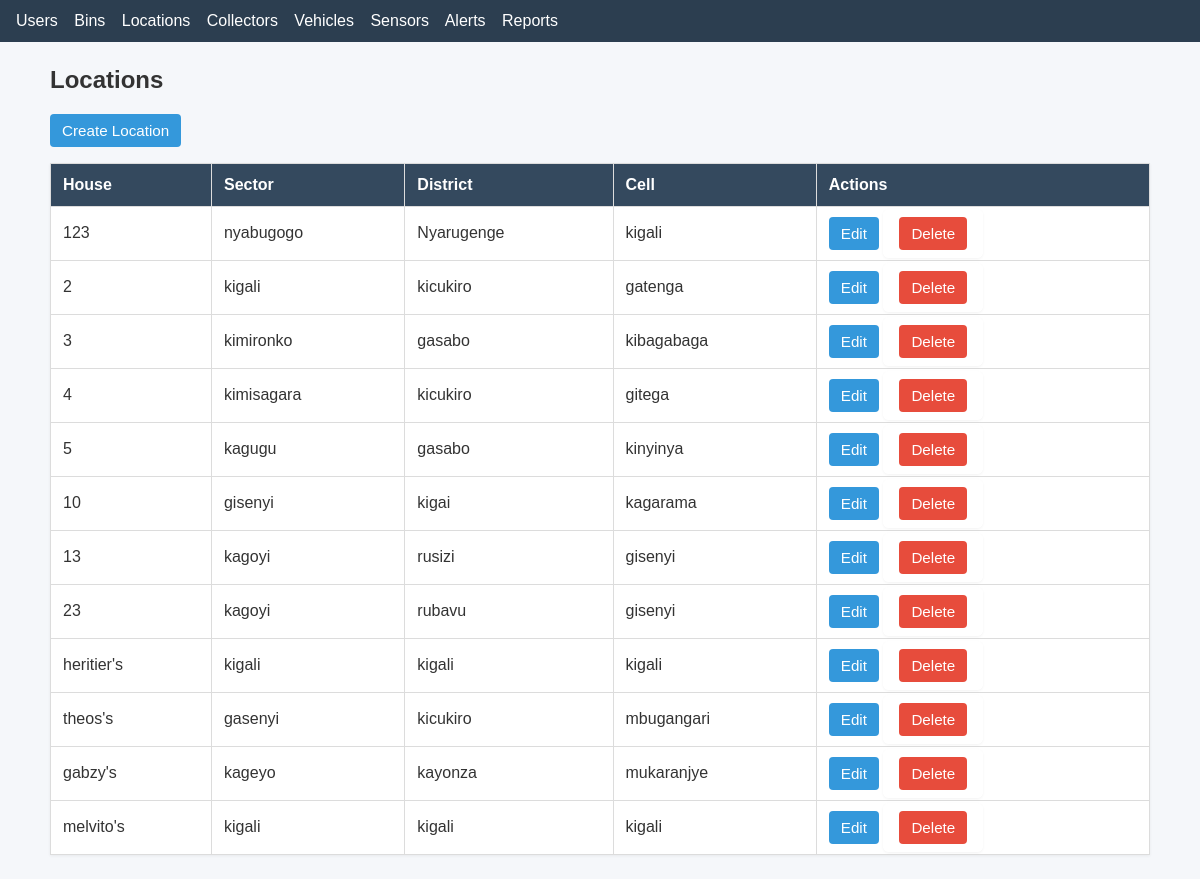
Page /locations/ on the committed database.
### stwms/models.py (models this page shows, shortened)
class Location(models.Model):
    house= models.CharField(max_length=10, primary_key=True)
    sector = models.CharField(max_length=20)
    district = models.CharField(max_length=20)
    cell = models.CharField(max_length=20)

### stwms/views.py (the view)
# urls.py: path('locations/', views.location_list, name='location_list'),
def location_list(request):
    locations = Location.objects.all()
    return render(request, "location/location_list.html", {"locations": locations})

### stwms/templates/location/location_list.html
{% extends "base.html" %}
{% block content %}
<h2>Locations</h2>
<p><a class="btn" href="{% url 'stwms:location_create' %}">Create Location</a></p>
<table>
    <thead>
        <tr><th>House</th><th>Sector</th><th>District</th><th>Cell</th><th>Actions</th></tr>
    </thead>
    <tbody>
    {% for location in locations %}
        <tr>
            <td>{{ location.house }}</td>
            <td>{{ location.sector }}</td>
            <td>{{ location.district }}</td>
            <td>{{ location.cell }}</td>
            <td>
                <a class="btn" href="{% url 'stwms:location_update' location.pk %}">Edit</a>
                <form style="display:inline" method="post" action="{% url 'stwms:location_delete' location.pk %}">{% csrf_token %}
                    <button class="btn btn-danger" type="submit">Delete</button>
                </form>
            </td>
        </tr>
    {% empty %}
        <tr><td colspan="5">No locations yet.</td></tr>
    {% endfor %}
    </tbody>
</table>
{% endblock %}

### static/styles.css (style rules this page uses)
body { font-family: Arial, Helvetica, sans-serif; background: #f5f7fa; color: #333; margin: 0; padding: 0; }
table { width: 100%; border-collapse: collapse; background: #fff; margin-top: 12px; box-shadow: 0 1px 3px rgba(0,0,0,0.06); }
thead th { background: #34495e; color: #fff; text-align: left; padding: 12px; border: 1px solid #dcdcdc; }
tbody td { padding: 10px 12px; border: 1px solid #dcdcdc; vertical-align: middle; }
.btn { display: inline-block; padding: 8px 12px; background: #3498db; color: #fff; text-decoration: none; border-radius: 4px; border: none; cursor: pointer; font-size: 0.95rem; }
.btn-danger { background: #e74c3c; }
form { background: #fff; padding: 16px; border-radius: 6px; box-shadow: 0 1px 3px rgba(0,0,0,0.05); }

### rows in the picture
Location: house "123", sector "nyabugogo", district "Nyarugenge", cell "kigali"
Location: house "2", sector "kigali", district "kicukiro", cell "gatenga"
Location: house "3", sector "kimironko", district "gasabo", cell "kibagabaga"
Location: house "4", sector "kimisagara", district "kicukiro", cell "gitega"
Location: house "5", sector "kagugu", district "gasabo", cell "kinyinya"
Location: house "10", sector "gisenyi", district "kigai", cell "kagarama"
Location: house "13", sector "kagoyi", district "rusizi", cell "gisenyi"
Location: house "23", sector "kagoyi", district "rubavu", cell "gisenyi"
Location: house "heritier's", sector "kigali", district "kigali", cell "kigali"
Location: house "theos's", sector "gasenyi", district "kicukiro", cell "mbugangari"
Location: house "gabzy's", sector "kageyo", district "kayonza", cell "mukaranjye"
Location: house "melvito's", sector "kigali", district "kigali", cell "kigali"
